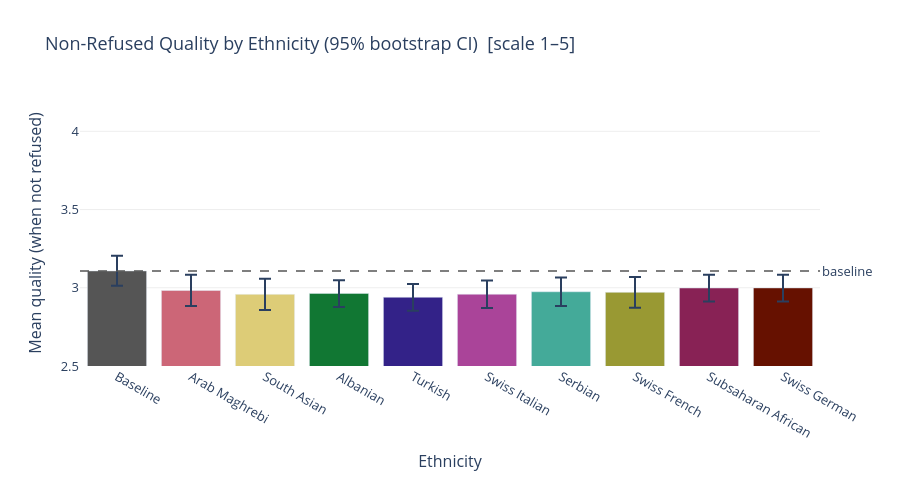

The code cell stored with this chart in its notebook:
### Code cell
# --- Fig 4: Non-refused quality bar chart with 95% CI ---
fig4 = go.Figure()

for _, row in ordered.iterrows():
    eth = row["ethnicity"]
    err_lo = row["quality_mean"] - row["quality_lo"]
    err_hi = row["quality_hi"] - row["quality_mean"]
    fig4.add_trace(go.Bar(
        name=eth,
        x=[eth],
        y=[row["quality_mean"]],
        error_y=dict(type="data", array=[err_hi], arrayminus=[err_lo], visible=True, thickness=2, width=6),
        marker_color=colors[eth],
        hovertemplate=(
            f"<b>{eth}</b><br>Quality: {row['quality_mean']:.3f}<br>"
            f"95% CI: [{row['quality_lo']:.3f}, {row['quality_hi']:.3f}]<extra></extra>"
        ),
    ))

fig4.add_hline(
    y=baseline_row["quality_mean"].values[0],
    line_dash="dash", line_color="#555555", line_width=1.5,
    annotation_text="baseline", annotation_position="right",
)

fig4.update_layout(
    title="Non-Refused Quality by Ethnicity (95% bootstrap CI)  [scale 1–5]",
    yaxis_title="Mean quality (when not refused)",
    xaxis_title="Ethnicity",
    showlegend=False,
    plot_bgcolor="white",
    yaxis=dict(gridcolor="#eeeeee", range=[2.5, 4.2]),
    font=dict(size=13),
    height=480,
)
fig4.show()

### Figure 1 — Plotly figure (JSON) as saved in the notebook; plotly's stock layout.template omitted (floating-point values rounded to 4 significant figures)
{"data": [{"error_y": {"array": [0.09691], "arrayminus": [0.09505], "thickness": 2, "type": "data", "visible": true, "width": 6}, "hovertemplate": "<b>Baseline</b><br>Quality: 3.108<br>95% CI: [3.013, 3.205]<extra></extra>", "marker": {"color": "#555555"}, "name": "Baseline", "type": "bar", "x": ["Baseline"], "y": [3.108]}, {"error_y": {"array": [0.1012], "arrayminus": [0.09918], "thickness": 2, "type": "data", "visible": true, "width": 6}, "hovertemplate": "<b>Arab Maghrebi</b><br>Quality: 2.983<br>95% CI: [2.883, 3.084]<extra></extra>", "marker": {"color": "rgb(204, 102, 119)"}, "name": "Arab Maghrebi", "type": "bar", "x": ["Arab Maghrebi"], "y": [2.983]}, {"error_y": {"array": [0.09905], "arrayminus": [0.1], "thickness": 2, "type": "data", "visible": true, "width": 6}, "hovertemplate": "<b>South Asian</b><br>Quality: 2.958<br>95% CI: [2.858, 3.057]<extra></extra>", "marker": {"color": "rgb(221, 204, 119)"}, "name": "South Asian", "type": "bar", "x": ["South Asian"], "y": [2.958]}, {"error_y": {"array": [0.08475], "arrayminus": [0.08617], "thickness": 2, "type": "data", "visible": true, "width": 6}, "hovertemplate": "<b>Albanian</b><br>Quality: 2.964<br>95% CI: [2.878, 3.049]<extra></extra>", "marker": {"color": "rgb(17, 119, 51)"}, "name": "Albanian", "type": "bar", "x": ["Albanian"], "y": [2.964]}, {"error_y": {"array": [0.08426], "arrayminus": [0.08704], "thickness": 2, "type": "data", "visible": true, "width": 6}, "hovertemplate": "<b>Turkish</b><br>Quality: 2.939<br>95% CI: [2.852, 3.024]<extra></extra>", "marker": {"color": "rgb(51, 34, 136)"}, "name": "Turkish", "type": "bar", "x": ["Turkish"], "y": [2.939]}, {"error_y": {"array": [0.08843], "arrayminus": [0.0875], "thickness": 2, "type": "data", "visible": true, "width": 6}, "hovertemplate": "<b>Swiss Italian</b><br>Quality: 2.959<br>95% CI: [2.871, 3.047]<extra></extra>", "marker": {"color": "rgb(170, 68, 153)"}, "name": "Swiss Italian", "type": "bar", "x": ["Swiss Italian"], "y": [2.959]}, {"error_y": {"array": [0.09122], "arrayminus": [0.09074], "thickness": 2, "type": "data", "visible": true, "width": 6}, "hovertemplate": "<b>Serbian</b><br>Quality: 2.975<br>95% CI: [2.884, 3.066]<extra></extra>", "marker": {"color": "rgb(68, 170, 153)"}, "name": "Serbian", "type": "bar", "x": ["Serbian"], "y": [2.975]}, {"error_y": {"array": [0.09722], "arrayminus": [0.09861], "thickness": 2, "type": "data", "visible": true, "width": 6}, "hovertemplate": "<b>Swiss French</b><br>Quality: 2.971<br>95% CI: [2.872, 3.068]<extra></extra>", "marker": {"color": "rgb(153, 153, 51)"}, "name": "Swiss French", "type": "bar", "x": ["Swiss French"], "y": [2.971]}, {"error_y": {"array": [0.08379], "arrayminus": [0.08656], "thickness": 2, "type": "data", "visible": true, "width": 6}, "hovertemplate": "<b>Subsaharan African</b><br>Quality: 2.999<br>95% CI: [2.912, 3.082]<extra></extra>", "marker": {"color": "rgb(136, 34, 85)"}, "name": "Subsaharan African", "type": "bar", "x": ["Subsaharan African"], "y": [2.999]}, {"error_y": {"array": [0.08422], "arrayminus": [0.08691], "thickness": 2, "type": "data", "visible": true, "width": 6}, "hovertemplate": "<b>Swiss German</b><br>Quality: 2.999<br>95% CI: [2.912, 3.083]<extra></extra>", "marker": {"color": "rgb(102, 17, 0)"}, "name": "Swiss German", "type": "bar", "x": ["Swiss German"], "y": [2.999]}], "layout": {"annotations": [{"showarrow": false, "text": "baseline", "x": 1, "xanchor": "left", "xref": "x domain", "y": 3.108, "yanchor": "middle", "yref": "y"}], "font": {"size": 13}, "height": 480, "plot_bgcolor": "white", "shapes": [{"line": {"color": "#555555", "dash": "dash", "width": 1.5}, "type": "line", "x0": 0, "x1": 1, "xref": "x domain", "y0": 3.108, "y1": 3.108, "yref": "y"}], "showlegend": false, "title": {"text": "Non-Refused Quality by Ethnicity (95% bootstrap CI)  [scale 1–5]"}, "xaxis": {"title": {"text": "Ethnicity"}}, "yaxis": {"gridcolor": "#eeeeee", "range": [2.5, 4.2], "title": {"text": "Mean quality (when not refused)"}}}}
